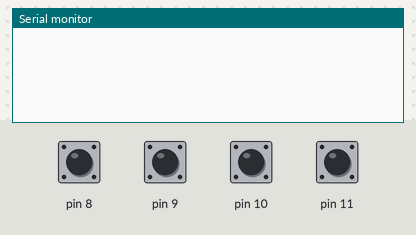
A sketch run on a simulated Arduino Uno, built with avr-gcc and run on an emulated ATmega328P. Parts: the last lines printed to the serial monitor. The test bench sets the inputs (shaded band); at power-on: pin 8–11 HIGH.

Above: at 1.2 s.
1.3 s: pin 8 pulled LOW for 0.15 s
At 2.1 s:
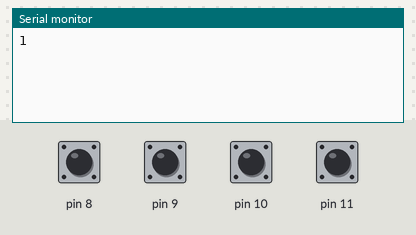
2.9 s: pin 9 pulled LOW for 0.15 s
At 3.3 s:
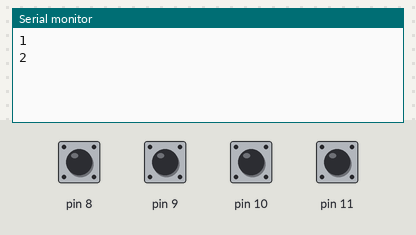
4.5 s: pin 10 pulled LOW for 0.15 s
At 5.7 s:
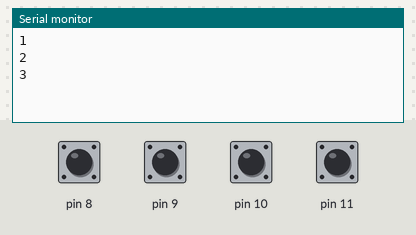
6.1 s: pin 11 pulled LOW for 0.15 s
At 6.9 s:
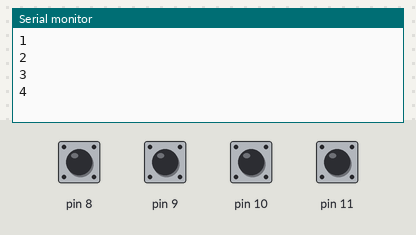
Timing chart, 0 to 8.7 s (numbered marks = the images above; inputs shaded):
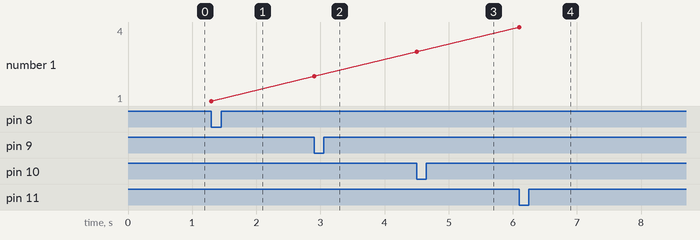

Measured:
- after the input at 1.3 s, the serial monitor: prints a new line at once (image 1)
- after the input at 2.9 s, the serial monitor: prints a new line at once (image 2)
- after the input at 4.5 s, the serial monitor: prints a new line at once (image 3)
- after the input at 6.1 s, the serial monitor: prints a new line at once (image 4)
- plotted number 1: 1 → 2 after the input at 2.9 s, 2 → 3 after the input at 4.5 s, 3 → 4 after the input at 6.1 s

The sketch:

template4buttons.ino
```cpp
void setup() {
  // put your setup code here, to run once:
  // List the button input pins AS inputs
  pinMode(8, INPUT);
  pinMode(9, INPUT);
  pinMode(10, INPUT);
  pinMode(11, INPUT);

  // Turn the pins on so when the button completes the circuit, there is a signal to detect.
  digitalWrite(8, HIGH);
  digitalWrite(9, HIGH);
  digitalWrite(10, HIGH);
  digitalWrite(11, HIGH);

  // For debugging, we'll use the serial consol to have the board tell us what is pressed
  Serial.begin(9600);
}

void loop() {
  // put your main code here, to run repeatedly:
  //Keep checking the buttons and print information if they are pressed
  if(check( 8)){ Serial.println(1); }
  if(check( 9)){ Serial.println(2); }
  if(check(10)){ Serial.println(3); }
  if(check(11)){ Serial.println(4); }
}

// Abstract checking the buttons to save typing
int lastpin; // Keep track of the last pin checked to tell if it is being held down.
bool check(int pin){ //bool here means this function expect to return only true or false, nothing else.
  if( digitalRead(pin) == LOW ){
    if(lastpin == pin){ return false; } //Using the return keyword exits the function right here and does nothing else.
    lastpin = pin;
    return true;
  } else {
    if(lastpin == pin){ lastpin = 0; }
    return false;
  }
}
```
